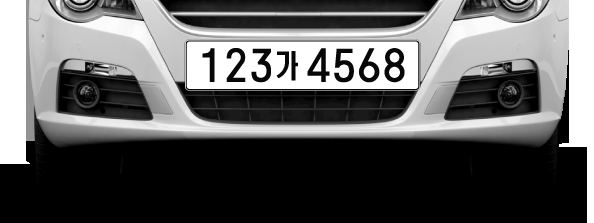
#> input picture car2.png, 594 x 223 px
$ jupyter execute --allow-errors car2.ipynb
#> lines starting #> are read from the running program, lines starting #| are printed output that depends on the picture; after the words box and inside, x2 and y2 are one past the last pixel; in counts of white or black regions, pixels touching at a corner belong together
[cell 1]
import cv2
import numpy as np
import matplotlib.pyplot as plt
import pytesseract

[cell 2]
img_ori = cv2.imread('car2.png')
#> img_ori is the input picture: shape (223, 594, 3); mean B, G, R 95.3, 95.3, 95.3

height, width, channel = img_ori.shape
#> height = 223; width = 594; channel = 3

plt.figure(figsize=(12, 10))
plt.imshow(img_ori,cmap='gray')
print(height, width, channel)
#| 223 594 3

[cell 3]
# BGR -> GRAY 변환법
# BGR2GRAY
# cv2.cvtColor(이미지, cv2.COLOR_BGR2GRAY)
# hsv
# hsv = cv2.cvtColor(img_ori, cv2.COLOR_BGR2HSV)
# gray = hsv[:, :, 2]
gray = cv2.cvtColor(img_ori, cv2.COLOR_BGR2GRAY)

plt.figure(figsize=(12,10))
plt.imshow(gray, cmap='gray')

[cell 4]
# GaussianBlur
# : 노이즈를 줄이기 위해

# adaptiveThreshold
# threshold 보다 낮은 값 = 0, 높은 값 : 255
# 이미지 구분을 쉽게 만들어줌
img_blurred = cv2.GaussianBlur(gray, ksize=(5, 5), sigmaX=0)

img_blur_thresh = cv2.adaptiveThreshold(
    img_blurred,
    maxValue=255.0,
    adaptiveMethod=cv2.ADAPTIVE_THRESH_GAUSSIAN_C,
    thresholdType=cv2.THRESH_BINARY_INV,
    blockSize=19,
    C=9
)
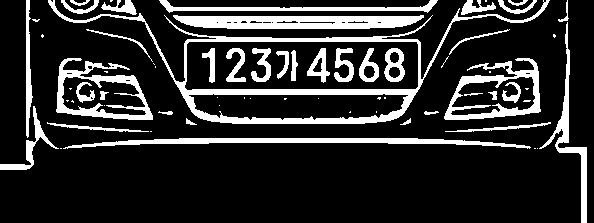
#> img_blur_thresh: shape (223, 594); 17.4% white; 68 white regions (30 under 20 px), largest, box (x1, y1, x2, y2) and area: (48, 0, 550, 124) 5582, (173, 15, 424, 29) 2795, (63, 138, 531, 149) 2150

[cell 5]
img_thresh = cv2.adaptiveThreshold(
    gray,
    maxValue=255.0,
    adaptiveMethod=cv2.ADAPTIVE_THRESH_GAUSSIAN_C,
    thresholdType=cv2.THRESH_BINARY_INV,
    blockSize=19,
    C=9
)
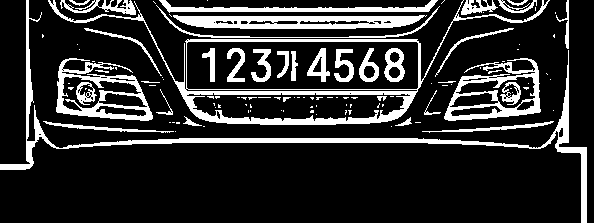
#> img_thresh: shape (223, 594); 17.8% white; 114 white regions (76 under 20 px)

[cell 6]
plt.figure(figsize=(20,20))
plt.subplot(1,2,1)
plt.title('Threshold only')
plt.imshow(img_thresh, cmap='gray')
plt.subplot(1,2,2)
plt.title('Blur and Threshold')
plt.imshow(img_blur_thresh, cmap='gray')
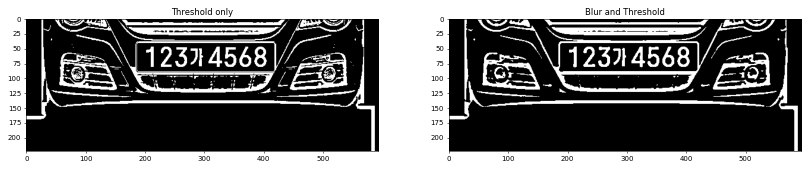
#> figure drawn by matplotlib, 2 panels

[cell 7]
# 이미지에서 윤곽선 찾기

# ※ 변경사항
# findContours() 함수의 리턴 값이 2개
contours, _ = cv2.findContours(
    img_blur_thresh,
    mode=cv2.RETR_LIST,
    method=cv2.CHAIN_APPROX_SIMPLE
)
#> contours = 94 contours, 46 with area under 20; largest, box (x1, y1, x2, y2) and area: (48, 0, 550, 124) 20194, (184, 41, 419, 91) 11139, (188, 93, 409, 121) 4721, (56, 58, 153, 120) 3835, (444, 58, 541, 120) 3804

temp_result = np.zeros((height, width, channel), dtype=np.uint8)

#> (the rest of this cell did not finish here and is left out)

[cell 8]
temp_result = np.zeros((height, width, channel), dtype=np.uint8)

contours_dict = []

for contour in contours:
    x, y, w, h = cv2.boundingRect(contour)
    cv2.rectangle(temp_result, pt1=(x,y), pt2=(x+w, y+h), color=(255,255,255), thickness=2)

    contours_dict.append({
        'contour': contour,
        'x': x,
        'y': y,
        'w': w,
        'h': h,
        'cx': x + (w / 2),
        'cy': y + (h / 2)
    })
#> this loop made 94 passes
#> (x, y, w, h) on passes 1, 4, 6, 7, 8, 9, 10, 13, 14, 15, 16, 18: (537, 148, 1, 1), (63, 138, 468, 11), (445, 122, 106, 10), (47, 122, 102, 10), (400, 118, 11, 7), (186, 118, 11, 7), (424, 111, 15, 4), (158, 111, 15, 4), (0, 106, 59, 64), (219, 105, 1, 1), (104, 105, 1, 1), (71, 100, 3, 3)
#> (contour, x, y, w, h) on passes 2, 3, 5, 11, 12, 17: ([[534, 148], [535, 148]], 534, 148, 2, 1), ([[60, 148], [61, 148]], 60, 148, 2, 1), ([[150, 131], [151, 131]], 150, 131, 2, 1), ([[376, 111], [376, 112]], 376, 111, 1, 2), ([[350, 111], [349, 112], [350, 112]], 349, 111, 2, 2), ([[524, 100], [523, 101], [529, 101], [530, 100]], 523, 100, 8, 2)
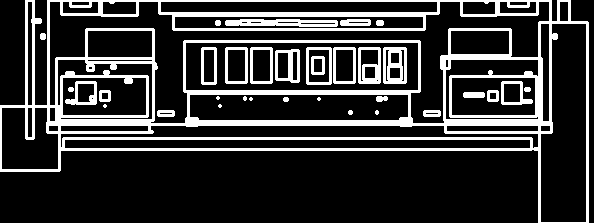
#> temp_result: shape (223, 594, 3); 20.2% white; 34 white regions (7 under 20 px), largest, box (x1, y1, x2, y2) and area: (0, 0, 589, 223) 21131, (225, 19, 338, 27) 690, (383, 47, 407, 84) 606
#> after the loop, contours_dict = 94 items

plt.figure(figsize=(12,10))
plt.imshow(temp_result, cmap='gray')

[cell 9]
MIN_AREA = 80
MIN_WIDTH, MIN_HEIGHT=2, 8
MIN_RATIO, MAX_RATIO = 0.25, 1.0

possible_contours = []

cnt = 0
for d in contours_dict:
    area = d['w'] * d['h']
    ratio = d['w'] / d['h']

    if area > MIN_AREA \
    and d['w'] > MIN_WIDTH and d['h'] > MIN_HEIGHT \
    and MIN_RATIO < ratio < MAX_RATIO:
        d['idx'] = cnt
        cnt += 1
        possible_contours.append(d)
#> this loop made 94 passes
#> (area, ratio) on passes 4, 6, 7, 8, 9, 10, 13, 14, 28, 29, 30, 31: (5148, 42.55), (1060, 10.6), (1020, 10.2), (77, 1.57), (77, 1.57), (60, 3.75), (60, 3.75), (3776, 0.922), (6188, 7.89), (57, 6.33), (81, 1), (81, 1)
#> after the loop, cnt = 16; possible_contours = 16 items

temp_result = np.zeros((height, width, channel), dtype = np.uint8)

for d in possible_contours:
    cv2.rectangle(temp_result, pt1=(d['x'], d['y']), pt2=(d['x']+d['w'], d['y']+d['h']), color=(255, 255, 255), thickness=2)
#> this loop made 16 passes
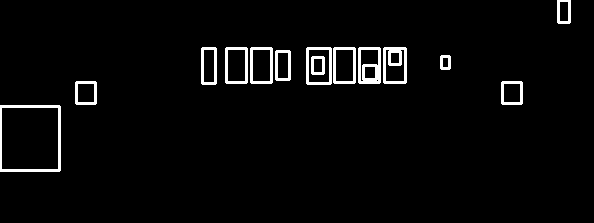
#> temp_result: shape (223, 594, 3); 3.3% white; 14 white regions, largest, box (x1, y1, x2, y2) and area: (0, 105, 61, 172) 669, (358, 47, 381, 84) 478, (383, 47, 407, 84) 466

plt.figure(figsize=(12, 10))
plt.imshow(temp_result, cmap='gray')

[cell 10]
MAX_DIAG_MULTIPLYER = 5
MAX_ANGLE_DIFF = 12.0
MAX_AREA_DIFF = 0.5
MAX_WIDTH_DIFF = 0.8
MAX_HEIGHT_DIFF = 0.2
MIN_N_MATCHED = 3

def find_chars(contour_list):
    matched_result_idx = []

    for d1 in contour_list:
        matched_contours_idx = []
        for d2 in contour_list:
            if d1['idx'] == d2['idx']:
                continue

            dx = abs(d1['cx'] - d2['cx'])
            dy = abs(d1['cy'] - d2['cy'])

            diagonal_length1 = np.sqrt(d1['w'] ** 2 + d1['h'] ** 2)

            distance = np.linalg.norm(np.array([d1['cx'], d1['cy']]) - np.array([d2['cx'], d2['cy']]))
            if dx == 0:
                angle_diff = 90
            else:
                angle_diff = np.degrees(np.arctan(dy / dx))
            area_diff = abs(d1['w'] * d1['h'] - d2['w'] * d2['h']) / (d1['w'] * d1['h'])
            width_diff = abs(d1['w'] - d2['w']) / d1['w']
            height_diff = abs(d1['h'] - d2['h']) / d1['h']

            if distance < diagonal_length1 * MAX_DIAG_MULTIPLYER \
            and angle_diff < MAX_ANGLE_DIFF and area_diff < MAX_AREA_DIFF \
            and width_diff < MAX_WIDTH_DIFF and height_diff < MAX_HEIGHT_DIFF:
                matched_contours_idx.append(d2['idx'])

        matched_contours_idx.append(d1['idx'])

        if len(matched_contours_idx) < MIN_N_MATCHED:
            continue

        matched_result_idx.append(matched_contours_idx)

        unmatched_contour_idx = []
        for d4 in contour_list:
            if d4['idx'] not in matched_contours_idx:
                unmatched_contour_idx.append(d4['idx'])

        unmatched_contour = np.take(possible_contours, unmatched_contour_idx)

        recursive_contour_list = find_chars(unmatched_contour)

        for idx in recursive_contour_list:
            matched_result_idx.append(idx)

        break
#> this loop made 4 passes
#> recursive_contour_list on pass 4: [[7, 9, 10, 11, 12, 13, 14, 8]]
#> after the loop, matched_result_idx = [[4, 5, 3], [7, 9, 10, 11, 12, 13, 14, 8]]

    return matched_result_idx

result_idx = find_chars(possible_contours)
#> result_idx = [[4, 5, 3], [7, 9, 10, 11, 12, 13, 14, 8]]

matched_result = []
for idx_list in result_idx:
    matched_result.append(np.take(possible_contours, idx_list))
#> this loop made 2 passes
#> after the loop, matched_result = 2 items

temp_result = np.zeros((height, width, channel), dtype=np.uint8)
#> temp_result: shape (223, 594, 3); every value is 0

for r in matched_result:
    for d in r:
        cv2.rectangle(temp_result, pt1=(d['x'], d['y']), pt2=(d['x']+d['w'], d['y']+d['h']), color=(255,255,255), thickness=2)
#> this loop made 2 passes
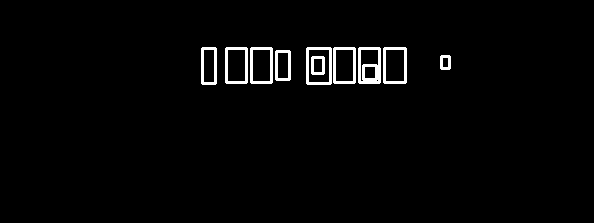
#> temp_result: shape (223, 594, 3); 2.2% white; 10 white regions, largest, box (x1, y1, x2, y2) and area: (358, 47, 381, 84) 478, (306, 47, 332, 85) 344, (383, 47, 407, 84) 326

plt.figure(figsize=(12, 10))
plt.imshow(temp_result, cmap='gray')

[cell 11]
PLATE_WIDTH_PADDING = 1.3 # 1.3
PLATE_HEIGHT_PADDING = 1.5 # 1.5
MIN_PLATE_RATIO = 3
MAX_PLATE_RATIO = 10

plate_imgs = []
plate_infos = []

for i, matched_chars in enumerate(matched_result):
    sorted_chars = sorted(matched_chars, key=lambda x: x['cx'])

    plate_cx = (sorted_chars[0]['cx'] + sorted_chars[-1]['cx']) / 2
    plate_cy = (sorted_chars[0]['cy'] + sorted_chars[-1]['cy']) / 2

    plate_width = (sorted_chars[-1]['x'] + sorted_chars[-1]['w'] - sorted_chars[0]['x']) * PLATE_WIDTH_PADDING

    sum_height = 0
    for d in sorted_chars:
        sum_height += d['h']

    plate_height = int(sum_height / len(sorted_chars) * PLATE_HEIGHT_PADDING)

    triangle_height = sorted_chars[-1]['cy'] - sorted_chars[0]['cy']
    triangle_hypotenus = np.linalg.norm(
        np.array([sorted_chars[0]['cx'], sorted_chars[0]['cy']]) -
        np.array([sorted_chars[-1]['cx'], sorted_chars[-1]['cy']])
    )

    angle = np.degrees(np.arcsin(triangle_height / triangle_hypotenus))

    rotation_matrix = cv2.getRotationMatrix2D(center=(plate_cx, plate_cy), angle=angle, scale=1.0)

    img_rotated = cv2.warpAffine(img_thresh, M=rotation_matrix, dsize=(width, height))

    img_cropped = cv2.getRectSubPix(
        img_rotated,
        patchSize=(int(plate_width), int(plate_height)),
        center=(int(plate_cx), int(plate_cy))
    )

    if img_cropped.shape[1] / img_cropped.shape[0] < MIN_PLATE_RATIO or img_cropped.shape[1] / img_cropped.shape[0] < MIN_PLATE_RATIO > MAX_PLATE_RATIO:
        continue

    plate_imgs.append(img_cropped)
    plate_infos.append({
        'x': int(plate_cx - plate_width / 2),
        'y': int(plate_cy - plate_height / 2),
        'w': int(plate_width),
        'h': int(plate_height)
    })

    plt.subplot(len(matched_result), 1, i+1)
    plt.imshow(img_cropped, cmap='gray')
#> this loop made 2 passes
#> (plate_cx, plate_cy, plate_width, plate_height, triangle_height, triangle_hypotenus, angle) on passes 1 to 2: (381.2, 63.5, 178.1, 21, -3, 127.5, -1.35), (301.5, 65.25, 263.9, 50, -0.5, 186, -0.154)
#> pass 1, `img_rotated = cv2.warpAffine(img_thresh, M=rotation_matrix, dsize=(wid..`:
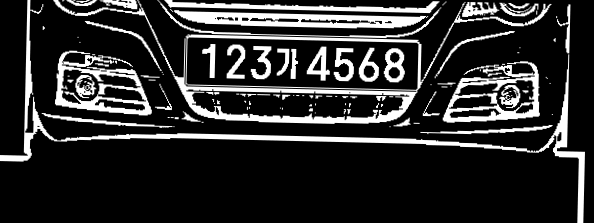
#> img_rotated: shape (223, 594); min 0, max 255, mean 44.6
#> pass 2, `img_cropped = cv2.getRectSubPix( img_rotated, patchSize=(int(plate_wid..`:
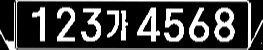
#> img_cropped: shape (50, 263); min 0, max 255, mean 66.2
#> after the loop, plate_imgs = 2 items; plate_infos = 2 items

[cell 12]
longest_idx, longest_text = -1, 0
plate_chars = []

#> (the rest of this cell did not finish here and is left out)

[cell 13]
info = plate_infos[longest_idx]
#> info = {'x': 169, 'y': 40, 'w': 263, 'h': 50}
#> (the rest of this cell did not finish here and is left out)
